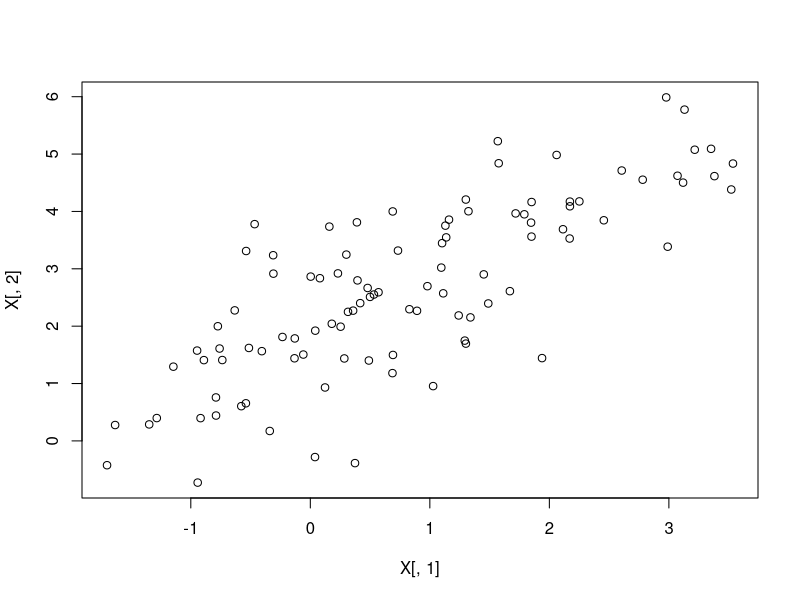
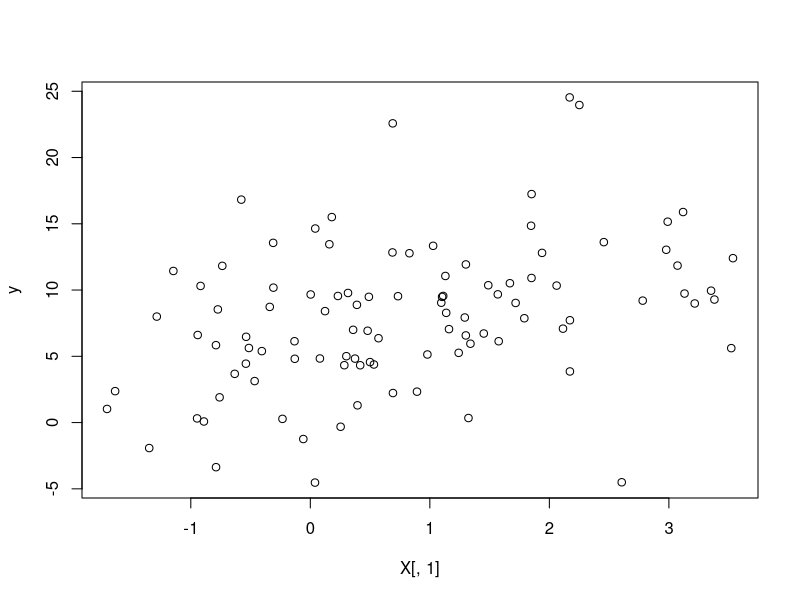
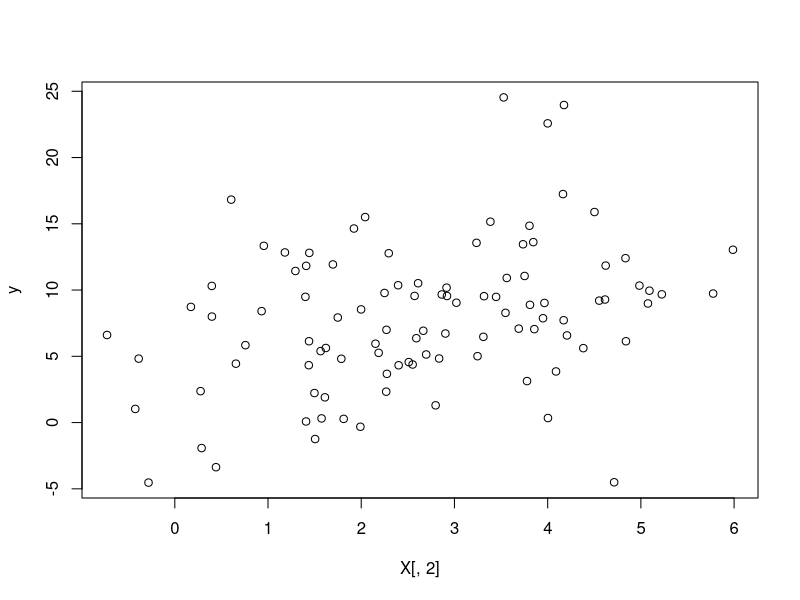
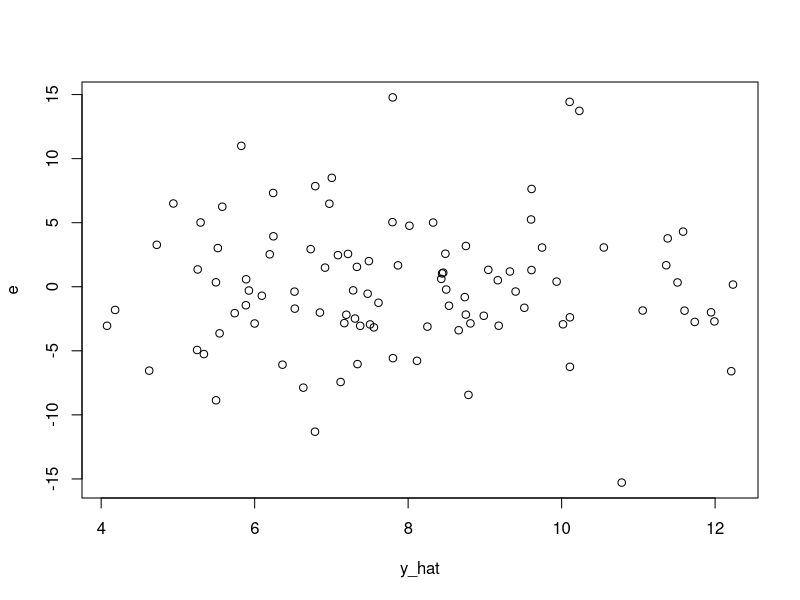
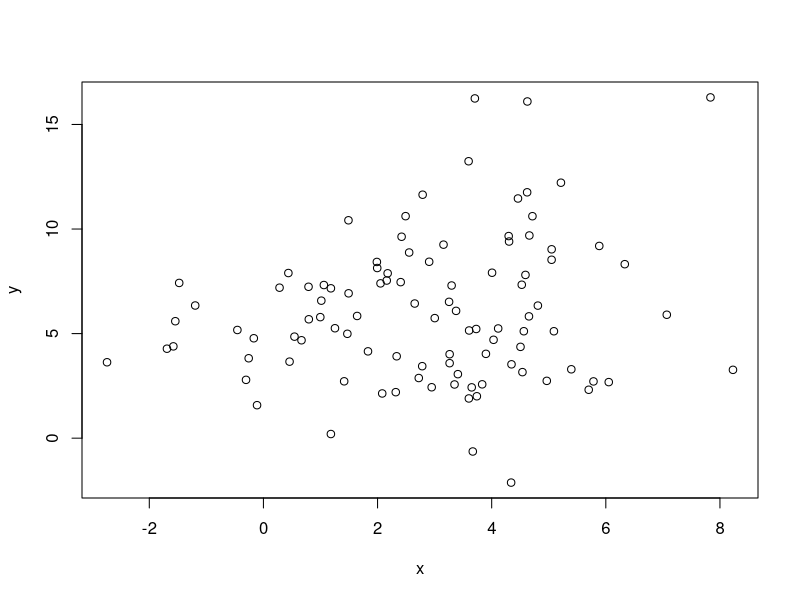
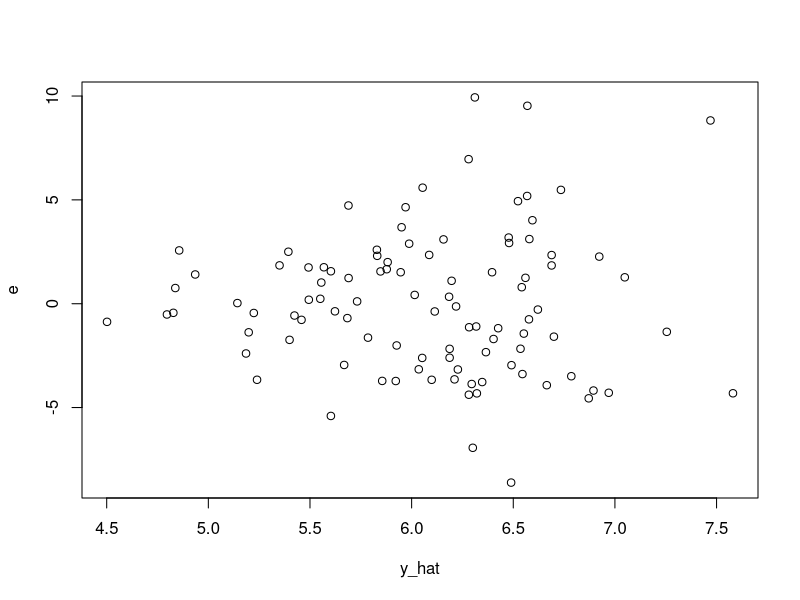

Source code (R) for these figures, in order:
N = 100
S = matrix(c(2, 2,
             2, 3), 2, 2)

# correlated X
X = MASS::mvrnorm(N, c(1, 3), S)
BETA = c(0.5, 1)

y = 5 + X%*%BETA + rnorm(N, 0, 5)

plot(X[,1], X[,2])
plot(X[,1], y)
plot(X[,2], y)

model = lm(y ~ X[,1])
summary(model)

y_hat = predict(model)
e = y - y_hat

plot(y_hat, e)


n_sim = 1000
BETA = c(0.5, 0.5)
S = matrix(c(2, 0.2, 0.2, 3), 2, 2)
est_beta = matrix(rep(NA_real_, n_sim*2), ncol = 2)

for (i in seq_len(n_sim)) {
  X = MASS::mvrnorm(N, c(1, 3), S)
  y = 5 + X%*%BETA + rnorm(N, 0, 5)
  model = lm(y ~ X[,1])
  est_beta[i,] = model$coefficients
}

colMeans(est_beta)
# The estimated mean is consistent with the true values



#--------------#
# hetereogeity #
#--------------#
N = 100
b0 = 5
b1 = 0.5

x = sort(rnorm(N, 3, 2))
y = b0 + b1*x + rnorm(N, 0, log(seq_len(N)))

plot(x, y)

model1 = lm(y ~ x)
summary(model1)

y_hat = predict(model1)
e = y - y_hat

plot(y_hat, e)


n_sim = 1000
est_beta = matrix(rep(NA_real_, n_sim*2), ncol = 2)

for (i in seq_len(n_sim)) {
  x = sort(rnorm(N, 3, 2))
  y = b0 + b1*x + rnorm(N, 0, log(seq_len(N)))
  model1 = lm(y ~ x)
  est_beta[i,] = model1$coefficients
}

colMeans(est_beta)
# The estimated mean is consistent with the true values


